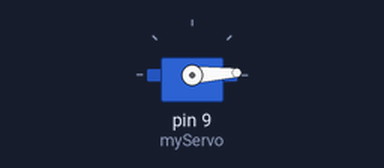
A sketch run on a simulated Arduino Uno, built with avr-gcc and run on an emulated ATmega328P. On the bench: servo.

Above: at 0.05 s.
At 0.65 s:
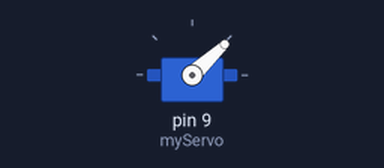
At 1.2 s:
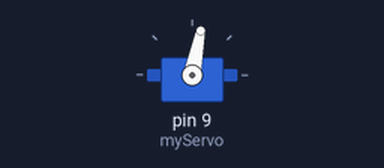
At 2.4 s:
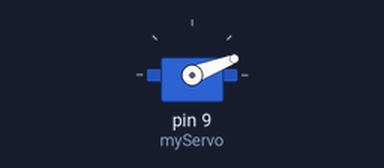
Timing chart, 0 to 6.2 s (numbered marks = the images above):
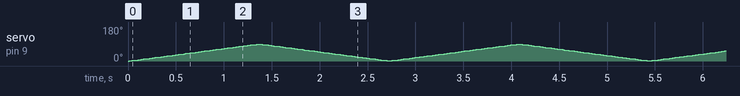

The sketch:

robotDeneme.ino
```cpp
#include <Servo.h>

Servo myServo;

int pos;

void setup(){
  myServo.attach(9);
}


void loop(){
  for(pos = 0; pos < 90; pos += 1){
    myServo.write(pos);
    delay(15);
  }
  for(pos = 90; pos >= 1; pos -= 1){
    myServo.write(pos);
    delay(15);
  }
}
```
